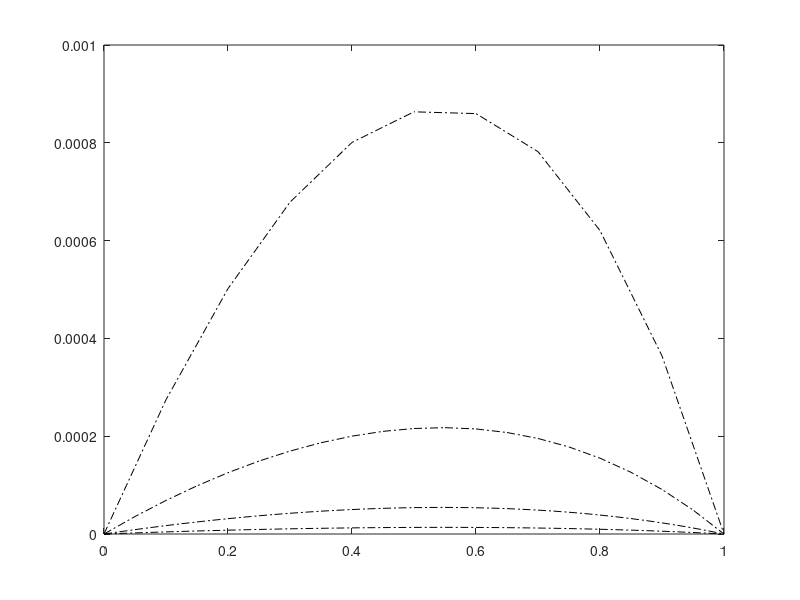

Recreate this plot in MATLAB.
for ii=1:4
x1 = 0; x2 = 1; t1 = 0; t2 = 1;
M=10*2^(ii-1);
N=200*4^(ii-1);
h = (x2-x1)/M; dt = (t2-t1)/N;
x = x1:h:x2; x = x';
t = t1:dt:t2; t = t';
u=zeros(M+1,N+1);
u(:,1)=exp(x);
u(1,:)=exp(t);
u(M+1,:)=exp(1+t);
r=dt/(h^2);
row1=zeros(M-1,1);
row1(1,1)=1-2*r;row1(2,1)=r;
A=toeplitz(row1);
H=zeros(M-1,1);
for k=1:N
H(1,1)=r*u(1,k);
H(M-1,1)=r*u(M+1,k);
u(2:M,k+1)=A*u(2:M,k)+H;
end
F=zeros(M+1,N+1);
for i=1:M+1
    for j=1:N+1
        F(i,j)=exp(x(i)+t(j));
    end
end
error=abs(u-F);
Error1=abs(u(:,N+1)-F(:,N+1));
maxerror(ii)=max(max(error));
disp(maxerror(ii));
figure(1)
plot(x,Error1,'k-.')
hold on
end
for j=1:3
    ord=maxerror(j)/maxerror(j+1);
    disp(ord);
end
